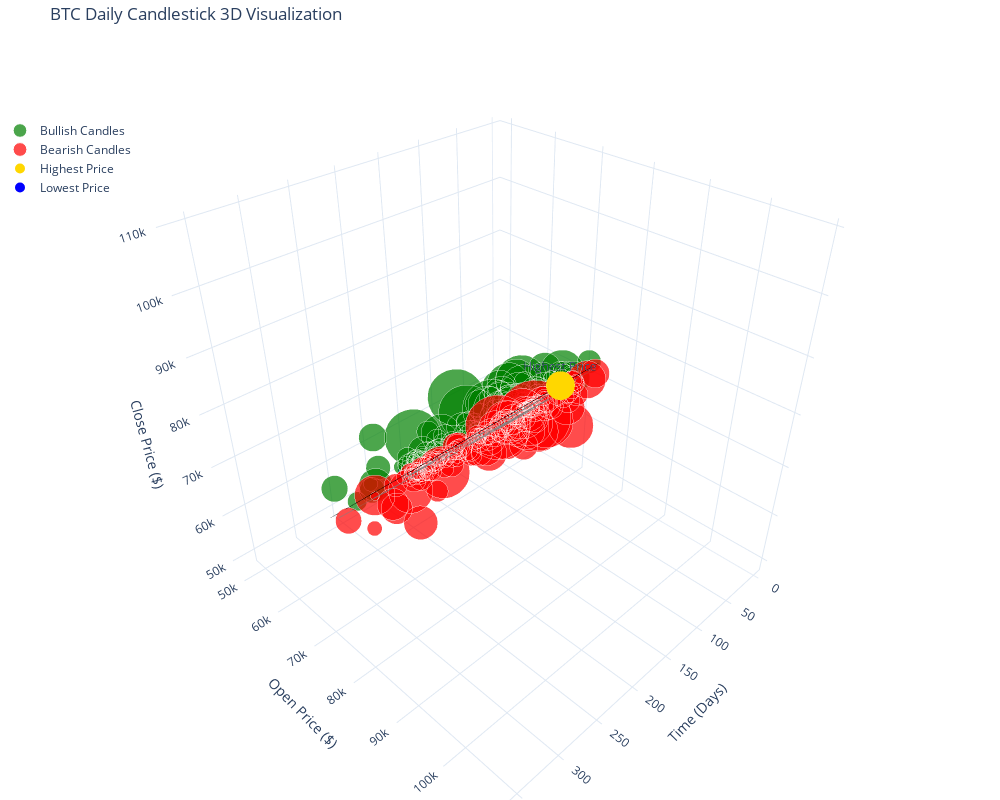

Source (notebook cell):
### Code cell
# Create 3D interactive visualization
def plot_3d_candlestick(df, config):
    # Create figure
    fig = go.Figure()
    
    # Calculate marker size based on volume if enabled
    if config['show_volume']:
        marker_size = 50 * (df['Volume'] / df['Volume'].max())
    else:
        marker_size = 20
    
    # Create scatter3d trace for bullish candles
    bull_data = df[df['is_bull']]
    if not bull_data.empty:
        fig.add_trace(go.Scatter3d(
            x=bull_data['day_index'],
            y=bull_data['Open'],
            z=bull_data['Close'],
            mode='markers',
            marker=dict(
                size=marker_size.loc[bull_data.index],
                color=config['bull_color'],
                opacity=config['opacity'],
            ),
            name='Bullish Candles',
            hovertemplate=(
                'Date: %{text}<br>'
                'Open: %{y:.2f}<br>'
                'Close: %{z:.2f}<br>'
                'High: %{customdata[0]:.2f}<br>'
                'Low: %{customdata[1]:.2f}<br>'
                'Upper Wick: %{customdata[2]:.2f}<br>'
                'Lower Wick: %{customdata[3]:.2f}'
            ),
            text=bull_data.index.strftime('%Y-%m-%d'),
            customdata=np.column_stack((bull_data['High'], bull_data['Low'], 
                                        bull_data['upper_wick'], bull_data['lower_wick']))
        ))
    
    # Create scatter3d trace for bearish candles
    bear_data = df[~df['is_bull']]
    if not bear_data.empty:
        fig.add_trace(go.Scatter3d(
            x=bear_data['day_index'],
            y=bear_data['Open'],
            z=bear_data['Close'],
            mode='markers',
            marker=dict(
                size=marker_size.loc[bear_data.index],
                color=config['bear_color'],
                opacity=config['opacity'],
            ),
            name='Bearish Candles',
            hovertemplate=(
                'Date: %{text}<br>'
                'Open: %{y:.2f}<br>'
                'Close: %{z:.2f}<br>'
                'High: %{customdata[0]:.2f}<br>'
                'Low: %{customdata[1]:.2f}<br>'
                'Upper Wick: %{customdata[2]:.2f}<br>'
                'Lower Wick: %{customdata[3]:.2f}'
            ),
            text=bear_data.index.strftime('%Y-%m-%d'),
            customdata=np.column_stack((bear_data['High'], bear_data['Low'], 
                                        bear_data['upper_wick'], bear_data['lower_wick']))
        ))
    
    # Add line connecting points in time sequence
    fig.add_trace(go.Scatter3d(
        x=df['day_index'],
        y=df['Close'],
        z=df['Close'] * 0.99,  # Slightly offset to make it visible
        mode='lines',
        line=dict(color='grey', width=2),
        opacity=0.3,
        showlegend=False
    ))
    
    # Add wick lines (vertical lines for each candle representing high and low)
    for i, row in df.iterrows():
        # Upper wick
        if row['upper_wick'] > 0:
            fig.add_trace(go.Scatter3d(
                x=[row['day_index'], row['day_index']],
                y=[max(row['Open'], row['Close']), row['High']],
                z=[max(row['Open'], row['Close']), row['High']],
                mode='lines',
                line=dict(color='black', width=1),
                opacity=0.5,
                showlegend=False
            ))
        # Lower wick
        if row['lower_wick'] > 0:
            fig.add_trace(go.Scatter3d(
                x=[row['day_index'], row['day_index']],
                y=[min(row['Open'], row['Close']), row['Low']],
                z=[min(row['Open'], row['Close']), row['Low']],
                mode='lines',
                line=dict(color='black', width=1),
                opacity=0.5,
                showlegend=False
            ))
    
    # Update layout for better visualization
    fig.update_layout(
        title=config['plot_title'],
        scene=dict(
            xaxis_title='Time (Days)',
            yaxis_title='Open Price ($)',
            zaxis_title='Close Price ($)',
            aspectmode='auto'
        ),
        width=config['width'],
        height=config['height'],
        margin=dict(l=0, r=0, b=0, t=40),
        legend=dict(x=0, y=0.9),
        template='plotly_white'
    )
    
    # Add annotations for key points
    max_price_idx = df['High'].idxmax()
    min_price_idx = df['Low'].idxmin()
    
    fig.add_trace(go.Scatter3d(
        x=[df.loc[max_price_idx, 'day_index']],
        y=[df.loc[max_price_idx, 'High']],
        z=[df.loc[max_price_idx, 'High']],
        mode='markers+text',
        text=['Highest Price'],
        marker=dict(size=10, color='gold'),
        name='Highest Price'
    ))
    
    fig.add_trace(go.Scatter3d(
        x=[df.loc[min_price_idx, 'day_index']],
        y=[df.loc[min_price_idx, 'Low']],
        z=[df.loc[min_price_idx, 'Low']],
        mode='markers+text',
        text=['Lowest Price'],
        marker=dict(size=10, color='blue'),
        name='Lowest Price'
    ))
    
    return fig

# Create and display the 3D candlestick plot
fig = plot_3d_candlestick(prepared_data, config)
fig.show()
